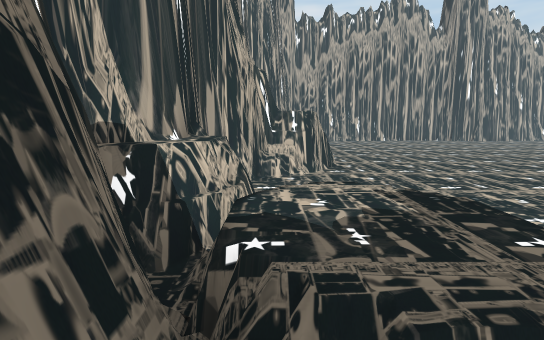
[1] (above)

13 first-person views from a walk through a 3-D level made in the Unity game engine. The camera is 1.4 m above the floor, tilts 10° down and sees 90° across. The floor is counted in squares, 1 m on a side. Each view is taken from the middle of a square. On the plan, view 1 faces up. The plan holds only what a view shows up to about 13 squares ahead; the rest is blank. The place goes on beyond the plan.

[2]
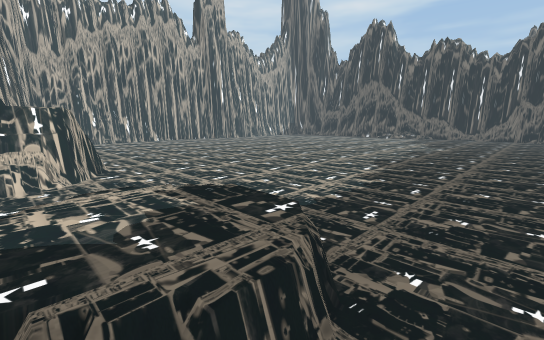

[3]
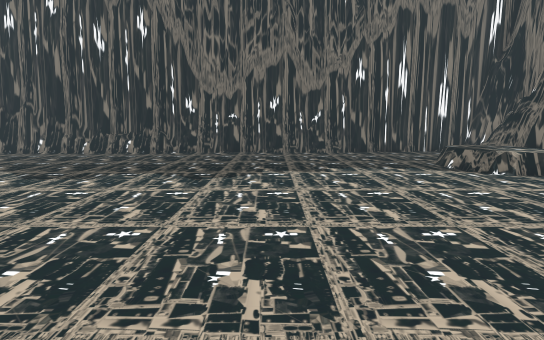

[4]
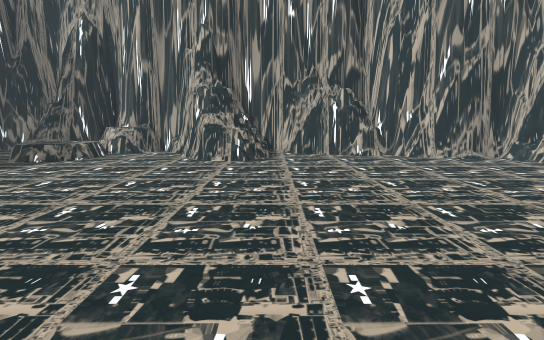

[5]
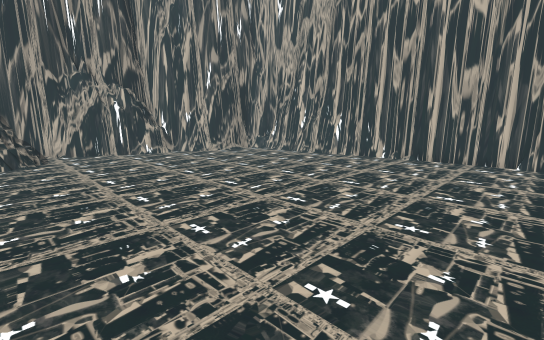

[6]
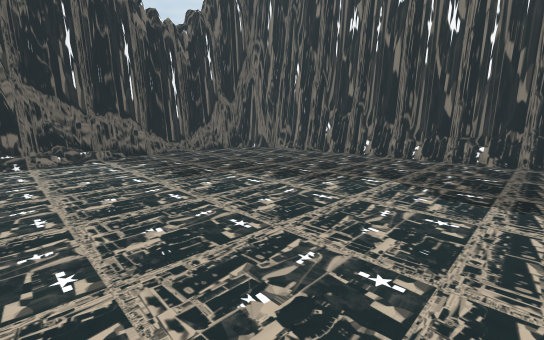

[7]
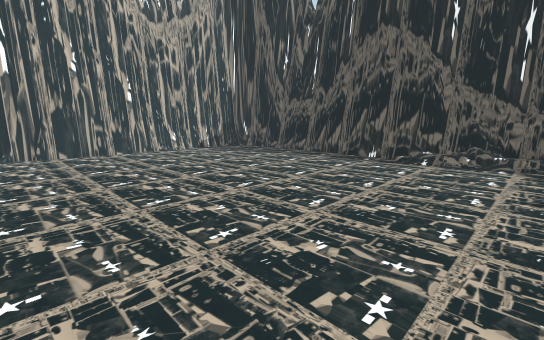

[8]
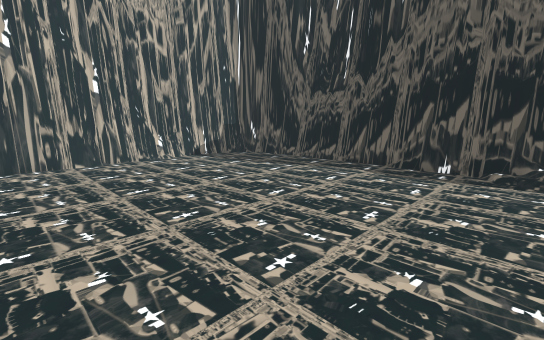

[9]
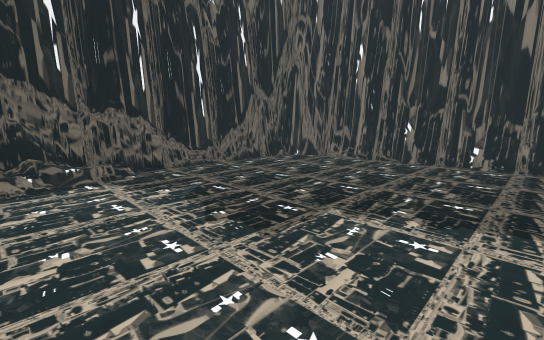

[10]
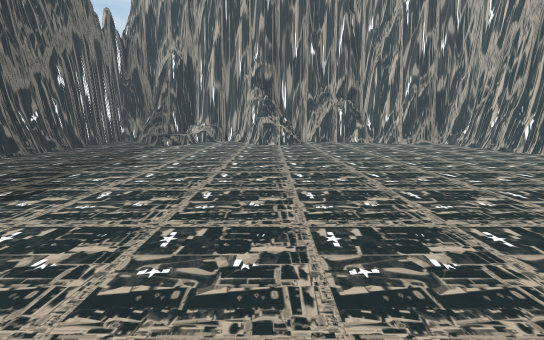

[11]
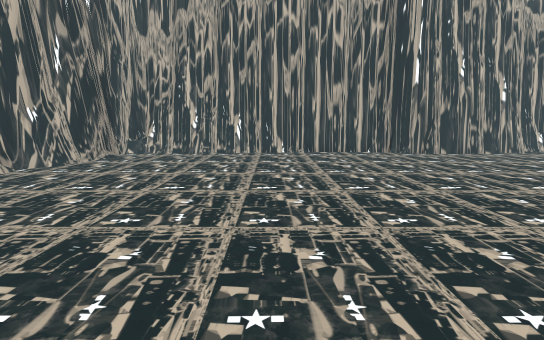

[12]
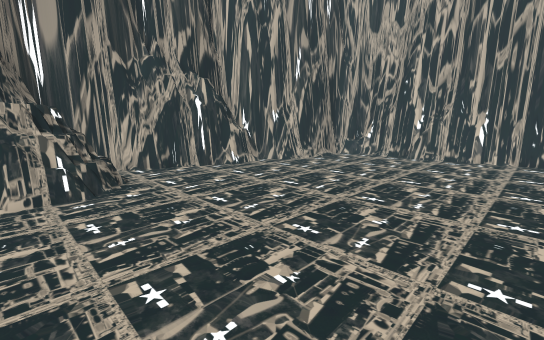

[13]
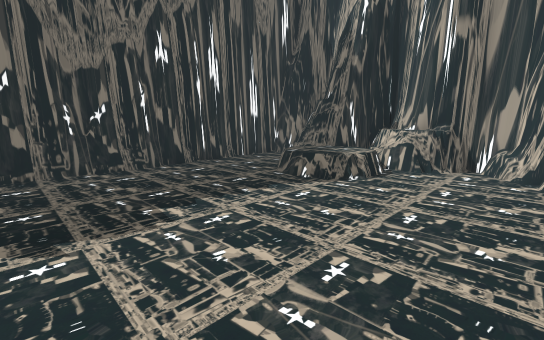

### Floor plan
Key: @ floor where view 1 was taken; # wall or solid block; . main floor; : floor 0.5 m higher than the main floor; / step, stairs or slope; = window, fence, low wall or low ledge; ^ raised ledge.
Columns run from 2 left of view 1 to 26 right of it. Each row starts with its distance up from view 1.
 21    ########################
 20    #=............####.....##
 19    #.......................#
 18    #.......................#
 17   ##.......................#
 16   #........................#
 15   #........................#
 14   #........................#
 13  ##........................#
 12  #.........................#
 11  #==.......................#
 10  ###=...................../#
  9   ###...................../#
  8   ##.......................#
  7  ##........................##
  6 ##.........................##
  5 ##.........................=#
  4 #^==.......................##
  3 ##=:=......................##
  2 ##=:=......................#
  1  #=:=......................#
  0 ##@........................#
 -1 #=..............=====#######
 -2 #######################

Positions as (right, up) in squares from view 1, and headings:
1: (0, 0), facing up
2: (0, 0), facing up-right
3: (8, 11), facing down
4: (12, 11), facing left
5: (13, 10), facing up-left
6: (13, 10), facing down-right
7: (14, 7), facing up-right
8: (16, 10), facing up-right
9: (17, 9), facing down-right
10: (19, 9), facing left
11: (8, 8), facing up
12: (8, 9), facing up-left
13: (8, 7), facing down-left
